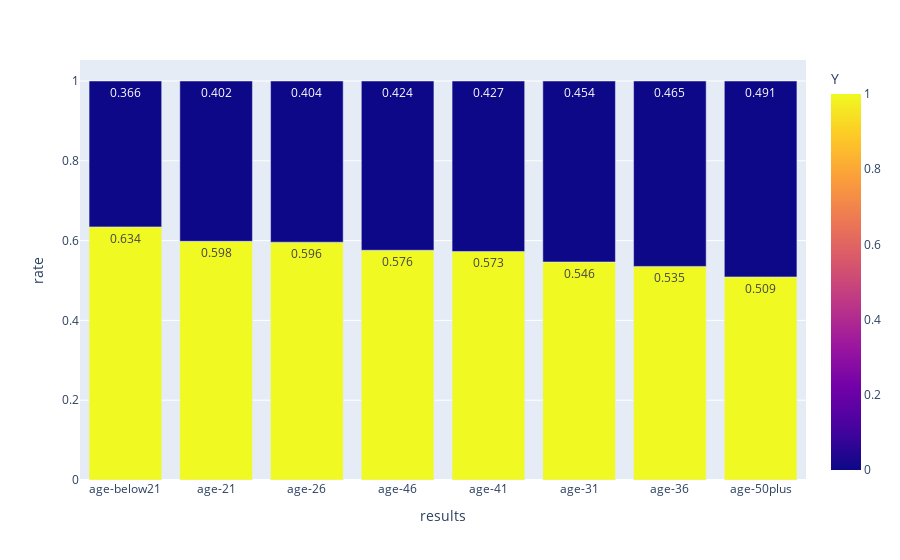

Here is the notebook cell this chart was saved with:
### Markdown cell above
#### Coupon Acceptance rate by Age

### Code cell
px.bar(acceptance_rate(data[['age','Y']]), y='rate', x='results', color='Y', text_auto='.3')

### Figure 1 — Plotly figure (JSON) as saved in the notebook; plotly's stock layout.template omitted (floating-point values rounded to 4 significant figures)
{"data": [{"alignmentgroup": "True", "hovertemplate": "results=%{x}<br>rate=%{y}<br>Y=%{marker.color}<extra></extra>", "legendgroup": "", "marker": {"color": [1, 1, 1, 1, 1, 1, 1, 1, 0, 0, 0, 0, 0, 0, 0, 0], "coloraxis": "coloraxis", "pattern": {"shape": ""}}, "name": "", "offsetgroup": "", "orientation": "v", "showlegend": false, "textposition": "auto", "texttemplate": "%{y:.3}", "type": "bar", "x": ["age-below21", "age-21", "age-26", "age-46", "age-41", "age-31", "age-36", "age-50plus", "age-50plus", "age-36", "age-31", "age-41", "age-46", "age-26", "age-21", "age-below21"], "xaxis": "x", "y": [0.6344, 0.5982, 0.5959, 0.5758, 0.5727, 0.5463, 0.5353, 0.5089, 0.4911, 0.4647, 0.4537, 0.4273, 0.4242, 0.4041, 0.4018, 0.3656], "yaxis": "y"}], "layout": {"autosize": true, "barmode": "relative", "coloraxis": {"colorbar": {"title": {"text": "Y"}}, "colorscale": [[0, "#0d0887"], [0.1111, "#46039f"], [0.2222, "#7201a8"], [0.3333, "#9c179e"], [0.4444, "#bd3786"], [0.5556, "#d8576b"], [0.6667, "#ed7953"], [0.7778, "#fb9f3a"], [0.8889, "#fdca26"], [1, "#f0f921"]]}, "legend": {"tracegroupgap": 0}, "margin": {"t": 60}, "xaxis": {"anchor": "y", "autorange": true, "domain": [0, 1], "range": [-0.5, 7.5], "title": {"text": "results"}, "type": "category"}, "yaxis": {"anchor": "x", "autorange": true, "domain": [0, 1], "range": [0, 1.053], "title": {"text": "rate"}, "type": "linear"}}}
